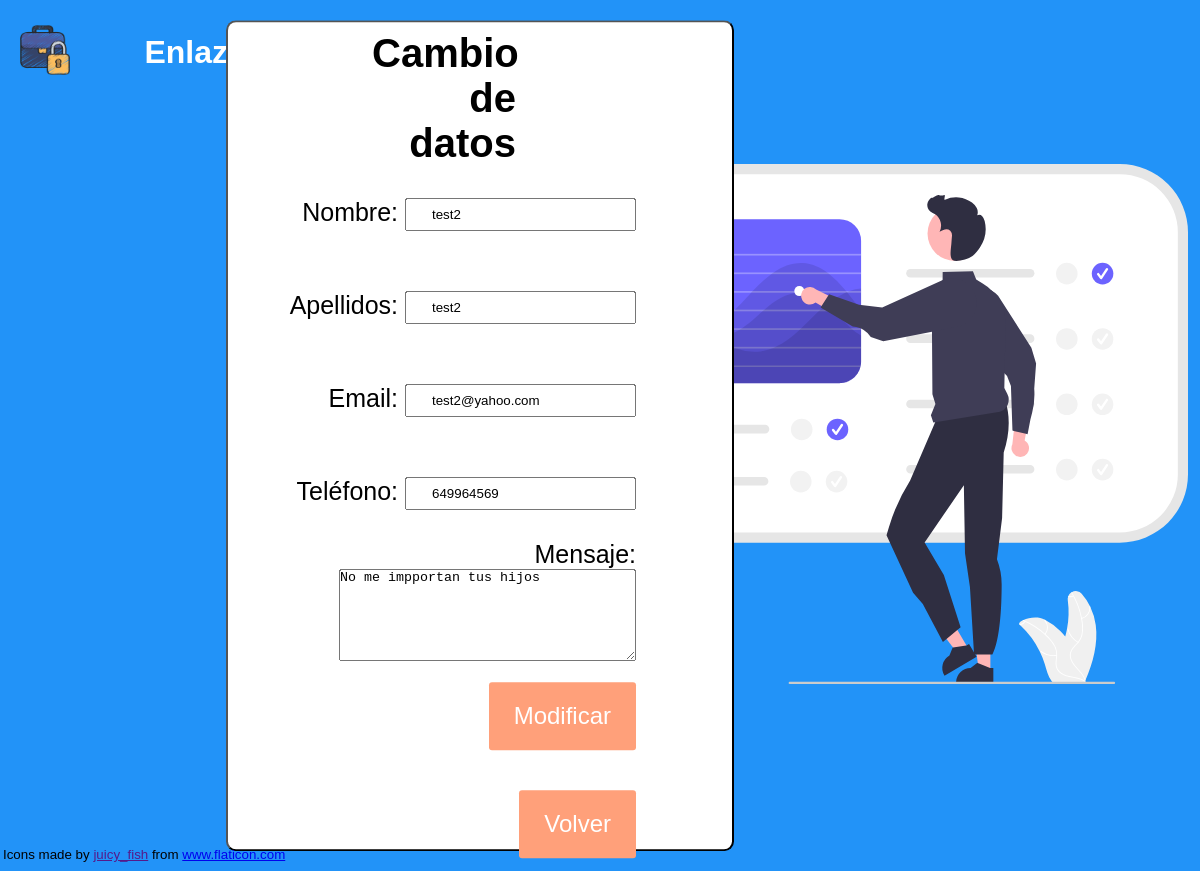
/app/modificarmensaje.php?id=3, run on the app's committed database.
### tables this page shows
CREATE TABLE comentarios (
  ID int(4) PRIMARY KEY,
  NRECEP varchar(20) NOT NULL,
  ARECEP varchar(20) NOT NULL,
  ERECEP varchar(40) NOT NULL,
  Telefono int(9) NOT NULL,
  MSG varchar(8000) NOT NULL,
  EMISOR varchar(40) NOT NULL
);

### app/modificarmensaje.php (the view, shortened to what this page needs)
<?php
    require("db_con.php");
    $id= $_GET["id"];
    $sql = "SELECT * FROM comentarios WHERE ID=?";
    $test= $conn->prepare($sql);
    $test->bind_param('i', $id);
    if ($test->execute()) {
        $result = $test->get_result();
        $com = $result->fetch_assoc();
        $NombreR= $com['NRECEP'];
        $ApellidosR= $com['ARECEP'];
        $EmailR =$com['ERECEP'];
        $TelefonoR =$com['Telefono'];
        $Mensaje =$com['MSG'];
    }
    echo
    "<!DOCTYPE html>
    <html lang='es'>
        <head>
            <meta charset='UTF-8'>
            <meta http-equiv='X-UA-Compatible' content='IE=edge'>
            <meta name='viewport' content='width=device-width, initial-scale=1.0'>
            <title>EnlazadIn perfil</title>
            <link rel='shortcut icon' href='/img/briefcase.png' type='image/x-icon'>
            <link rel='stylesheet' href='/css/perfil.css'>
        </head>
        <header>
            <div id='menu'>
                <ul>
                    <li id='logo'>
                        <a href='/index.html'>
                            <img src='/img/briefcase.png' width='50'>
                        </a>
                    </li>
                    <li id='nombre-pagina'>
                        <h1>EnlazadIN</h1>
                    </li>
                </ul>
            </div>
        </header>
        <body>
            <main>
                <form name='datos' method='post'>
                    <h1>Cambio de datos</h1>
                    Nombre: <input type='text' name='nombre' value={$NombreR}><br>
                    Apellidos: <input type='text' name='apellidos' value={$ApellidosR}><br>
                    Email: <input type='text' name='email' value={$EmailR}><br>
                    Teléfono: <input type='text' name='telefono' value={$TelefonoR}><br>
                    Mensaje: <textarea name='mensaje' rows='6' cols='35'>{$Mensaje}</textarea><br>
                    <input type='submit' name='modificar' class='button' value='Modificar' />
                </form>
                <form action='/foro.php'>
                    <button id='volver' class='button'>Volver</button>
                </form>
            </main>
            <div id='imagen'>
                <img src='img/undraw_Control_panel_re_y3ar.svg'>
            </div>
            <footer>
                Icons made by <a href='' title='juicy_fish'>juicy_fish</a> from <a href='https://www.flaticon.com/' title='Flaticon'>www.flaticon.com</a>
            </footer>
        </body>
    </html>";
?>

### app/css/perfil.css (style rules this page uses)
* { padding: 0; margin: 0; }
body { font-family: 'Lucida Sans', 'Lucida Sans Regular', 'Lucida Grande', 'Lucida Sans Unicode', Geneva, Verdana, sans-serif; background-color: #2293f8; background-size: cover; width: 100%; height: 100%; }
#logo { margin: 25px 20px; }
header { color: white; }
header #menu ul li h1 { padding: 0px 50px; }
header #menu ul li { display: inline-block; vertical-align: middle; }
main { background:white; color: black; border-radius: 10px; border-width:2px; border-style:outset; border-color: black; width: 475px; width: 40%; height: 95%; padding-left: 2%; position: absolute; top: 50%; left: 40%; transform: translate(-50%, -50%); }
main form { font-size: 25px; width: 80%; margin: 2% 0%; padding: 0px 0px; text-align: right; }
main form h1 { font-size: 40px; margin: 2px 120px; }
input[type="text"] { padding: 7px 25px; display: inline-block; vertical-align: middle; margin: 30px 0px; }
.button { background-color:lightsalmon; border: 0; border-radius: 3px; color: white; cursor: pointer; font-size: 24px; padding: 20px 25px; margin: 15px 0; }
#imagen img { margin-right: 1%; margin-top: 5%; vertical-align: middle; float: right; width: 700px; }
footer { margin: 3px 3px; position: absolute; bottom: 6px; width: 100%; font-size: smaller; }

### data on the page
comentarios: nombre "test2", apellidos "test2", email "test2@yahoo.com", telefono "649964569", mensaje "No me impportan tus hijos"
